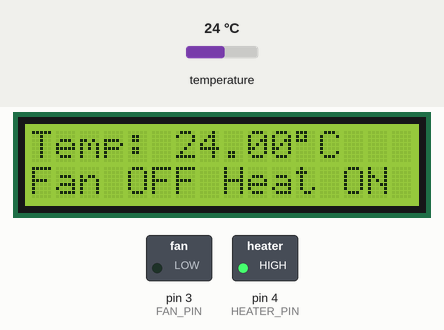
The sketch below on a simulated Arduino Uno, built with avr-gcc and run on an emulated ATmega328P. On the bench: 16×2 character LCD, switched loads named in the sketch (green lamp = pin HIGH). The test bench sets the inputs (shaded band); at power-on: temperature 24 °C.

Above: at 1.2 s.
1.3 s: temperature set to 29.2 °C
At 3.2 s:
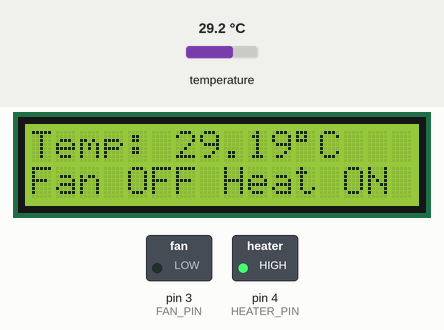
4.1 s: temperature set to 30.8 °C
At 5.6 s:
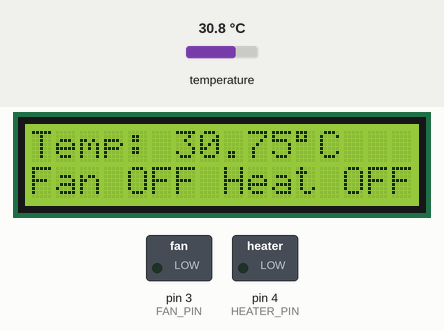
6.6 s: temperature set to 31.6 °C
At 9.2 s:
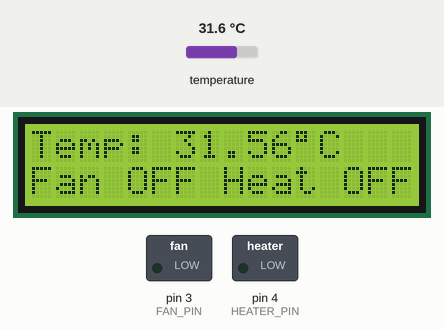
9.5 s: temperature set to 32.8 °C
At 10.4 s:
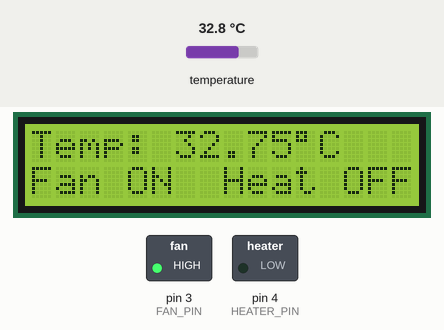
Timing chart, 0 to 12.5 s (numbered marks = the images above; inputs shaded):
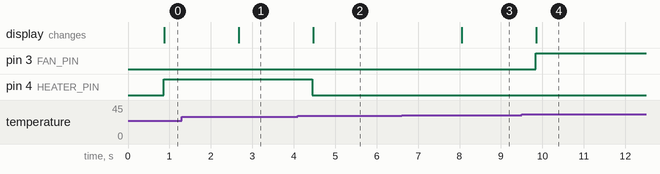

Measured:
- the behaviour switches between 29.9 and 30 °C on temperature (found by bisection; images 1 and 2)
- the behaviour switches between 32 and 32.1 °C on temperature (found by bisection; images 3 and 4)
- after the input at 1.3 s, the display: changes after 1.4 s (image 1)
- after the input at 4.1 s, pin 4 (HEATER_PIN): HIGH → LOW after 0.35 s; the display: changes after 0.37 s (image 2)
- after the input at 6.6 s, the display: changes after 1.5 s (image 3)
- after the input at 9.5 s, pin 3 (FAN_PIN): LOW → HIGH after 0.34 s; the display: changes after 0.35 s (image 4)

The sketch:

IP_project_Arduino_Code.ino
```cpp
#include <OneWire.h>
#include <DallasTemperature.h>
#include <Wire.h>
#include <LiquidCrystal_I2C.h>

// Pin setup
#define ONE_WIRE_BUS 2
#define FAN_PIN 3
#define HEATER_PIN 4

// Sensor setup
OneWire oneWire(ONE_WIRE_BUS);
DallasTemperature sensors(&oneWire);

// LCD setup
LiquidCrystal_I2C lcd(0x27, 16, 2);

void setup() {
  // Start serial and sensor
  Serial.begin(9600);
  sensors.begin();

  // Start LCD
  lcd.init();
  lcd.backlight();

  // Set pin modes
  pinMode(FAN_PIN, OUTPUT);
  pinMode(HEATER_PIN, OUTPUT);

  // Turn off fan and heater initially
  digitalWrite(FAN_PIN, LOW);
  digitalWrite(HEATER_PIN, LOW);
}

void loop() {
  sensors.requestTemperatures();
  float tempC = sensors.getTempCByIndex(0);

  // Display temperature on LCD
  lcd.setCursor(0, 0);
  lcd.print("Temp: ");
  lcd.print(tempC);
  lcd.print((char)223); // Degree symbol
  lcd.print("C   ");

  // Control logic
  if (tempC > 32) {
    digitalWrite(FAN_PIN, HIGH);
    digitalWrite(HEATER_PIN, LOW);
    lcd.setCursor(0, 1);
    lcd.print("Fan ON  Heat OFF");
  }
  else if (tempC < 30) {
    digitalWrite(FAN_PIN, LOW);
    digitalWrite(HEATER_PIN, HIGH);
    lcd.setCursor(0, 1);
    lcd.print("Fan OFF Heat ON ");
  }
  else {
    digitalWrite(FAN_PIN, LOW);
    digitalWrite(HEATER_PIN, LOW);
    lcd.setCursor(0, 1);
    lcd.print("Fan OFF Heat OFF");
  }

  delay(1000); // Wait 1 second before next read
}
```
